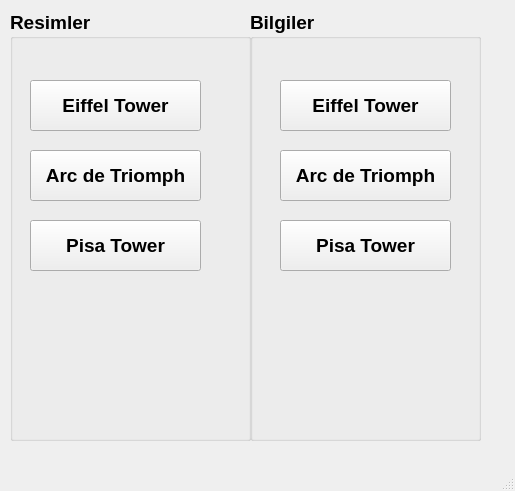
<?xml version="1.0" encoding="UTF-8"?>
<ui version="4.0">
 <class>MainWindow</class>
 <widget class="QMainWindow" name="MainWindow">
  <property name="geometry">
   <rect>
    <x>0</x>
    <y>0</y>
    <width>515</width>
    <height>491</height>
   </rect>
  </property>
  <property name="windowTitle">
   <string>MainWindow</string>
  </property>
  <widget class="QWidget" name="centralwidget">
   <widget class="QGroupBox" name="groupBox">
    <property name="geometry">
     <rect>
      <x>10</x>
      <y>10</y>
      <width>241</width>
      <height>431</height>
     </rect>
    </property>
    <property name="font">
     <font>
      <pointsize>14</pointsize>
      <weight>75</weight>
      <bold>true</bold>
     </font>
    </property>
    <property name="title">
     <string>Resimler</string>
    </property>
    <widget class="QPushButton" name="btnEiffel">
     <property name="geometry">
      <rect>
       <x>20</x>
       <y>70</y>
       <width>171</width>
       <height>51</height>
      </rect>
     </property>
     <property name="text">
      <string>Eiffel Tower</string>
     </property>
    </widget>
    <widget class="QPushButton" name="btnArc">
     <property name="geometry">
      <rect>
       <x>20</x>
       <y>140</y>
       <width>171</width>
       <height>51</height>
      </rect>
     </property>
     <property name="text">
      <string>Arc de Triomph</string>
     </property>
    </widget>
    <widget class="QPushButton" name="btnPisa">
     <property name="geometry">
      <rect>
       <x>20</x>
       <y>210</y>
       <width>171</width>
       <height>51</height>
      </rect>
     </property>
     <property name="text">
      <string>Pisa Tower</string>
     </property>
    </widget>
   </widget>
   <widget class="QGroupBox" name="groupBox_2">
    <property name="geometry">
     <rect>
      <x>250</x>
      <y>10</y>
      <width>231</width>
      <height>431</height>
     </rect>
    </property>
    <property name="font">
     <font>
      <pointsize>14</pointsize>
      <weight>75</weight>
      <bold>true</bold>
     </font>
    </property>
    <property name="title">
     <string>Bilgiler</string>
    </property>
    <widget class="QPushButton" name="btnEiffelBilgi">
     <property name="geometry">
      <rect>
       <x>30</x>
       <y>70</y>
       <width>171</width>
       <height>51</height>
      </rect>
     </property>
     <property name="text">
      <string>Eiffel Tower</string>
     </property>
    </widget>
    <widget class="QPushButton" name="btnPisaBilgi">
     <property name="geometry">
      <rect>
       <x>30</x>
       <y>210</y>
       <width>171</width>
       <height>51</height>
      </rect>
     </property>
     <property name="text">
      <string>Pisa Tower</string>
     </property>
    </widget>
    <widget class="QPushButton" name="btnArcBilgi">
     <property name="geometry">
      <rect>
       <x>30</x>
       <y>140</y>
       <width>171</width>
       <height>51</height>
      </rect>
     </property>
     <property name="text">
      <string>Arc de Triomph</string>
     </property>
    </widget>
   </widget>
  </widget>
  <widget class="QMenuBar" name="menubar">
   <property name="geometry">
    <rect>
     <x>0</x>
     <y>0</y>
     <width>515</width>
     <height>21</height>
    </rect>
   </property>
  </widget>
  <widget class="QStatusBar" name="statusbar"/>
 </widget>
 <resources/>
 <connections/>
</ui>
